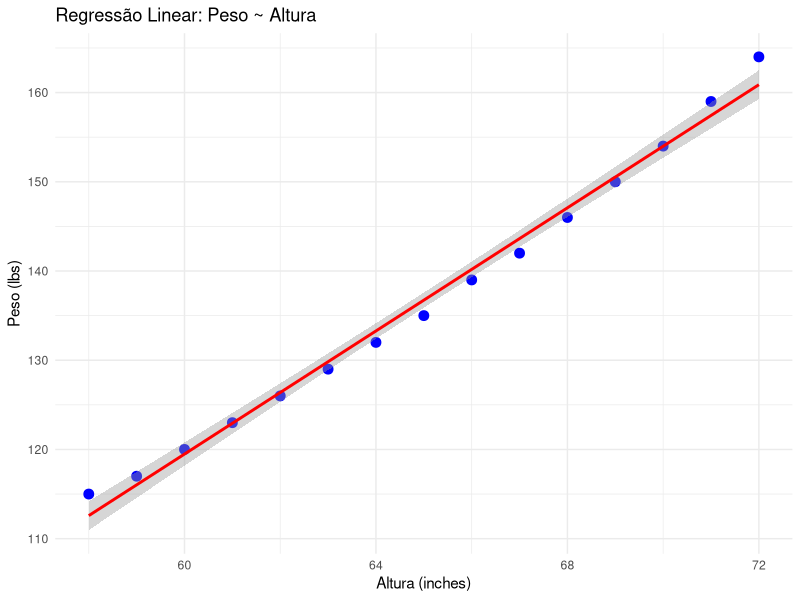
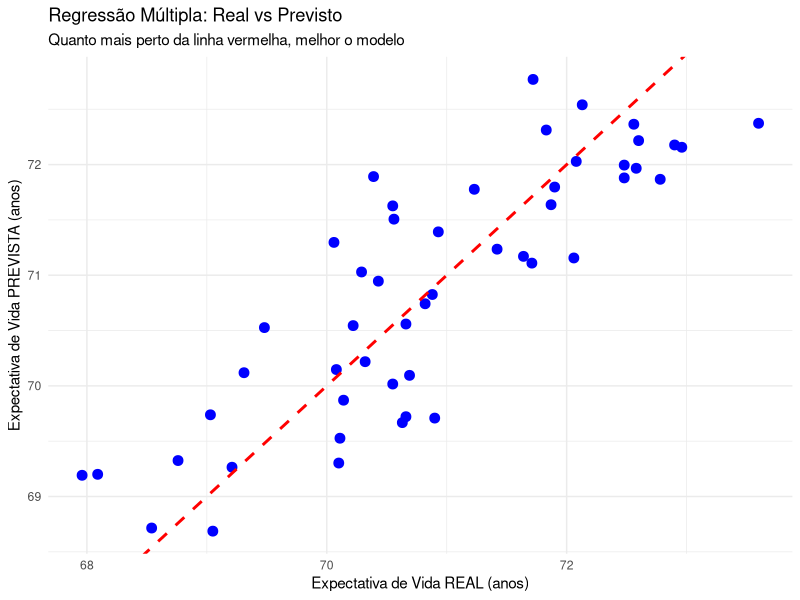

Reproduce these figures in R, in order. (Note: this script raises an error after producing the figures.)
################ TEMA 1 – AMOSTRAGEM E TAMANHO AMOSTRAL ########################
# Queremos detectar uma redução de 10 mmHg na pressão arterial (Delta).
# Desvio padrão conhecido (sigma) = 15. Poder = 80%. Confiança = 95%.

# MODO 1: Pela Fórmula
alpha <- 0.05 # 1-confiança
beta <- 0.20 # 1-poder
sigma <- 15
delta <- 10

Z_alpha <- qnorm(1 - alpha/2)
Z_beta  <- qnorm(1 - beta)

n_formula <- (2 * (Z_alpha + Z_beta)^2 * sigma^2) / delta^2
cat("Tamanho amostral (Fórmula):", ceiling(n_formula), "por grupo.\n")
# o ceiling arredonda sempre para cima

# MODO 2: Função Nativa do R 
calculo_r <- power.t.test(delta = delta, sd = sigma, 
                          sig.level = alpha, power = 1-beta, 
                          type = "two.sample")
print(calculo_r)
# Atenção: O R usa uma distribuição t não-central (mais precisa que a normal Z),
# por isso pode haver uma diferença decimal.












################ TEMA 2 – REGRESSÃO LINEAR ####################################

### Regressão linear simples
"vamos prever o peso (lbs) a partir da altura (inches) de mulheres utilizando 
dados do conjunto “women” nativo do R:
Y=β_0+β_1(altura)+ε"

# 1. Carregar os dados
data(women)
str(women)
head(women)  # mostra as primeiras linhas para visualização

# 2. Ajuste do modelo de regressão linear simples
modelo_women <- lm(weight ~ height, data = women)

# 4. Extrair coeficientes estimados (betas)
betas <- coef(modelo_women)
print(betas)

cat("Intercepto (β0):", round(betas[1], 3), "\n")
cat("Altura (β1):", round(betas["height"], 3), "\n")

# 5. Escrever o modelo final
cat("\nModelo estimado:\n")
cat("Peso = ", round(betas[1],2), " + ", round(betas["height"],2), "*Altura\n")

# 6. Previsão para um paciente específico
novo_paciente <- data.frame(height = 65)  # altura em inches
prev <- predict(modelo_women, newdata = novo_paciente)
cat("\nPrevisão para paciente (Altura = 65 inches):\n")
cat("Peso =", round(prev, 2), "lbs\n")

# 7. Gráfico de aproximação do modelo com os dados
library(ggplot2)
ggplot(women, aes(x = height, y = weight)) +
  geom_point(color = 'blue', size = 3) +
  geom_smooth(method = 'lm', color = 'red') +
  labs(title = "Regressão Linear: Peso ~ Altura",
       x = "Altura (inches)",
       y = "Peso (lbs)") +
  theme_minimal()



### Regressão Linear Múltipla
"Vamos prever a Life Exp (Expectativa de Vida) baseada em Murder (Homicídios),
HS Grad (Educação) e Frost (Clima) utilizando dados nativos 'state.x77':
Y = β0 + β1(Homicidios) + β2(Educacao) + β3(Clima) + ε"

# 1. Carregar e preparar os dados
# state.x77 é uma matriz, convertemos para dataframe para usar nomes de colunas
dados_estados <- as.data.frame(state.x77)

# Renomeando colunas para facilitar (sem espaços)
names(dados_estados)[names(dados_estados) == "Life Exp"] <- "Expectativa_Vida"
names(dados_estados)[names(dados_estados) == "Murder"] <- "Homicidios"
names(dados_estados)[names(dados_estados) == "HS Grad"] <- "Educacao"
names(dados_estados)[names(dados_estados) == "Frost"] <- "Clima"

str(dados_estados)
head(dados_estados[, c("Expectativa_Vida", "Homicidios", "Educacao", "Clima")]) # visualização

# 2. Ajuste do modelo de regressão linear múltipla
modelo_estados <- lm(Expectativa_Vida ~ Homicidios + Educacao + Clima, data = dados_estados)

# 4. Extrair coeficientes estimados (betas)
betas <- coef(modelo_estados)
cat("\n--- Coeficientes Estimados ---\n")
cat("Intercepto (β0):", round(betas["(Intercept)"], 3), "\n")
cat("Homicidios (β1):", round(betas["Homicidios"], 3), "\n")
cat("Educacao (β2):", round(betas["Educacao"], 3), "\n")
cat("Clima (β3):", round(betas["Clima"], 3), "\n")

# 5. Escrever o modelo final (Equação)
cat("\nModelo estimado:\n")
cat("Expectativa_Vida =", round(betas[1], 2), 
    "+ (", round(betas["Homicidios"], 2), "* Homicidios )",
    "+ (", round(betas["Educacao"], 2), "* Educacao )",
    "+ (", round(betas["Clima"], 2), "* Clima )\n")

# 6. Previsão para um estado específico (Simulação)
# Vamos criar um estado com alta violência, boa educação e muito frio
novo_estado <- data.frame(Homicidios = 10, Educacao = 55, Clima = 120)

prev <- predict(modelo_estados, newdata = novo_estado)
cat("\nPrevisão para novo estado (Homicidios=10, Educacao=55, Clima=120):\n")
cat("Expectativa de Vida =", round(prev, 2), "anos\n")

# 7. Gráfico de aproximação do modelo com os dados
# Obs: Na múltipla, plotamos Real vs Previsto (pois são 4 dimensões)
if(!require(ggplot2)) install.packages("ggplot2")
library(ggplot2)

# Adicionando previsão ao dataset original para plotagem
dados_estados$Previsto <- predict(modelo_estados)

ggplot(dados_estados, aes(x = Expectativa_Vida, y = Previsto)) +
  geom_point(color = 'blue', size = 3) +
  # Linha vermelha representa a previsão perfeita (x=y)
  geom_abline(intercept = 0, slope = 1, color = 'red', linetype = "dashed", size = 1) +
  labs(title = "Regressão Múltipla: Real vs Previsto",
       subtitle = "Quanto mais perto da linha vermelha, melhor o modelo",
       x = "Expectativa de Vida REAL (anos)",
       y = "Expectativa de Vida PREVISTA (anos)") +
  theme_minimal()





################ TEMA 3 – REGRESSÃO LOGÍSTICA #################################
# vamos prever se um carro é MANUAL (am=1) ou AUTOMÁTICO (am=0)
# Preditores selecionados do Dataset: 'mtcars': 
#   mpg (Milhas por galão - Consumo)
#   hp  (Horsepower - Potência)

# 1. Carregar dados
data(mtcars)
# Visualizar a distribuição da variável resposta
table(mtcars$am) # 0 = Auto, 1 = Manual

# 2. Ajuste do modelo logístico
# family = binomial é o que define a regressão logística
modelo_logistico <- glm(am ~ mpg + hp, data = mtcars, family = binomial)

# 3. Extrair coeficientes estimados (Log-Odds)
betas <- coef(modelo_logistico)

# 4. Calcular Odds Ratios (OR) e Intervalos de Confiança (IC 95%)
# Exponenciamos os coeficientes para transformar Log-Odds em Odds Ratio
odds <- exp(betas)
print(odds)


# 5. Interpretação automática dos coeficientes
cat("\n--- Coeficientes do modelo e interpretação (Odds Ratio) ---\n")
cat("Resposta: Probabilidade de ser MANUAL (am=1)\n\n")

for(i in 1:length(betas)){
  nome_var <- names(betas)[i]
  
  cat(nome_var, "\n")
  cat("  Beta (Log-Odds) =", round(betas[i], 3), "\n")
  cat("  Odds Ratio (OR) =", round(odds[i], 3), "\n")
  
  # Tratamento de erro caso o IC seja muito amplo (comum em datasets pequenos)
  ic_inf <- round(odds_ci[i,1], 3)
  ic_sup <- round(odds_ci[i,2], 3)
  cat("  IC 95% OR =", paste0("(", ic_inf, ", ", ic_sup, ")"), "\n")
  
  if(nome_var == "(Intercept)"){
    cat("  (Intercepto não tem interpretação direta de efeito)\n\n")
  } else if(odds[i] > 1){
    cat("  Interpretação: Aumenta a chance de ser Manual.\n")
    cat("  (Para cada unidade extra, a chance multiplica por", round(odds[i], 2), ")\n\n")
  } else if(odds[i] < 1){
    cat("  Interpretação: Reduz a chance de ser Manual (Favorece Automático).\n")
    cat("  (Para cada unidade extra, a chance multiplica por", round(odds[i], 2), ")\n\n")
  } else {
    cat("  Interpretação: Sem efeito na escolha do câmbio.\n\n")
  }
}

# 6. Função para previsão automática de probabilidade e classificação
previsao_carro <- function(modelo, carro_novo){
  # type="response" retorna a probabilidade (0 a 1) em vez do logit
  prob <- predict(modelo, newdata = carro_novo, type = "response")
  
  cat("--- Previsão para Novo Carro ---\n")
  print(carro_novo)
  cat("  Probabilidade de ser Manual =", round(prob * 100, 2), "%\n")
  
  # Classificação (Cutoff padrão de 0.5)
  classe <- ifelse(prob >= 0.5, "Câmbio Manual", "Câmbio Automático")
  cat("  Classificação Predita:", classe, "\n\n")
}

# 7. Exemplos de Previsão
# Exemplo A: Carro muito econômico (30 mpg) e potência baixa (70 hp) -> Típico popular manual
carro_economico <- data.frame(mpg = 30, hp = 70)
previsao_carro(modelo_logistico, carro_economico)

# Exemplo B: Carro com alto consumo (10 mpg) e muito potente (250 hp) -> Típico V8 automático
carro_potente <- data.frame(mpg = 10, hp = 250)
previsao_carro(modelo_logistico, carro_potente)










################ TEMA 5 – ANOVA PARA DOIS FATORES #############################
# Efeito de suplementos no crescimento de dentes (len) do Dataset 'ToothGrowth'
# Fator 1: Suplemento (supp) -> OJ (Suco de Laranja) x VC (Ácido Ascórbico)
# Fator 2: Dose (dose) -> 0.5, 1.0, 2.0 mg/dia
# Analisar se o tipo de suplemento e a dose (e a interação entre eles)
# afetam o comprimento do dente.

# Preparação dos Dados
data(ToothGrowth)
dados <- ToothGrowth
str(dados)

# IMPORTANTE: A dose vem como numérica, precisamos converter para Fator (categoria)
# para que a ANOVA entenda como grupos distintos, não como regressão linear.
dados$dose <- as.factor(dados$dose)

cat("Estrutura dos dados:\n")
str(dados)

# 1) Modelo ANOVA de dois fatores com interação (*)
# Y ~ Fator1 * Fator2
modelo_anova <- aov(len ~ supp * dose, data = dados)
anova_tab <- summary(modelo_anova)


# 2) Resultados da ANOVA
cat("\n--- Tabela ANOVA ---\n")
print(anova_tab)


# 3) Preparação para Validação dos pressupostos
# Normalidade dos resíduos
sh <- shapiro.test(residuals(modelo_anova))

# Homogeneidade das variâncias (Levene)
if(!require(car)) install.packages("car")
library(car)
lev <- leveneTest(len ~ supp * dose, data = dados)


# 4) Preparação para Medidas de ajuste (R², R² ajustado, RMSE e MAE)
# Cálculo manual das métricas de performance do modelo
SQT <- sum((dados$len - mean(dados$len))^2)   # Soma Quadrados Total
SQE <- sum(residuals(modelo_anova)^2)         # Soma Quadrados Erro (Resíduos)

# R² (Coeficiente de Determinação)
R2 <- 1 - SQE/SQT

# R² Ajustado
n <- nrow(dados)
k <- length(coef(modelo_anova)) # número de coeficientes estimados
R2_adj <- 1 - (SQE/(n - k)) / (SQT/(n - 1))

# RMSE (Raiz do Erro Quadrático Médio) e MAE (Erro Absoluto Médio)
RMSE <- sqrt(mean(residuals(modelo_anova)^2))
MAE  <- mean(abs(residuals(modelo_anova)))


# 5) Interpretação automática dos Testes e Pressupostos e Métricas
cat("\n--- Validação dos Pressupostos (p > 0.05 idealmente) ---\n")

# Shapiro
cat("Normalidade (Shapiro-Wilk): p =", round(sh$p.value, 4))
if(sh$p.value > 0.05) {
  cat(" [OK - Resíduos Normais]\n") 
} else {
  cat(" [Alerta - Resíduos não normais]\n")
}

# Levene
p_levene <- lev[1, "Pr(>F)"]
cat("Homoscedasticidade (Levene): p =", round(p_levene, 4))
if(p_levene > 0.05) {
  cat(" [OK - Variâncias Homogêneas]\n") 
} else {
  cat(" [Alerta - Variâncias Heterogêneas]\n")
}

# MÉTRICAS
cat("\n--- Interpretação das Métricas de Ajuste ---\n")
cat("- R² =", round(R2, 3), ": O modelo explica", round(R2*100, 1), "% da variabilidade no crescimento do dente.\n")
cat("- R² Ajustado =", round(R2_adj, 3), ": Ajuste realista considerando a complexidade do modelo (", round(R2_adj*100, 1), "%).\n")
cat("- RMSE =", round(RMSE, 2), ": O erro médio do modelo é de aprox.", round(RMSE, 2), "unidades de comprimento.\n")


# Interpretação Final da Significância (P-values da ANOVA)
pvals <- anova_tab[[1]][["Pr(>F)"]]
print(pvals)
# Removemos o último NA (que corresponde aos Resíduos na tabela)
pvals <- pvals[!is.na(pvals)]
names(pvals) <- rownames(anova_tab[[1]])[1:3] # supp, dose, supp:dose
print(pvals)

cat("\n--- Interpretação Final dos Efeitos ---\n")
# Efeito da Interação (Geralmente olhamos primeiro)
p_interacao <- pvals[3]
if (p_interacao < 0.05) {
  cat("[IMPORTANTE] Há INTERAÇÃO significativa (p =", round(p_interacao, 4), ").\n")
  cat("Isso significa que o efeito da Dose depende do tipo de Suplemento (e vice-versa).\n")
  cat("Não se deve analisar os efeitos principais isoladamente.\n")
} else {
  cat("Não há interação significativa (p > 0.05). Os efeitos são independentes.\n")
  
  # Se não há interação, olhamos os efeitos PRINCIPAIS
  if (pvals[1] < 0.05) cat("- Há efeito principal de SUPLEMENTO (p =", round(pvals[1], 4), "). Um tipo funciona melhor que o outro.\n")
  if (pvals[2] < 0.05) cat("- Há efeito principal de DOSE (p < 0.0001). Aumentar a dose altera o crescimento.\n")
}

# 6) Visualização Rápida (Boxplot)
if(!require(ggplot2)) install.packages("ggplot2")
library(ggplot2)

ggplot(dados, aes(x = dose, y = len, fill = supp)) +
  geom_boxplot() +
  labs(title = "Crescimento dos Dentes: Dose vs Suplemento",
       x = "Dose (mg/dia)", y = "Comprimento do Dente", fill = "Suplemento") +
  theme_minimal()
